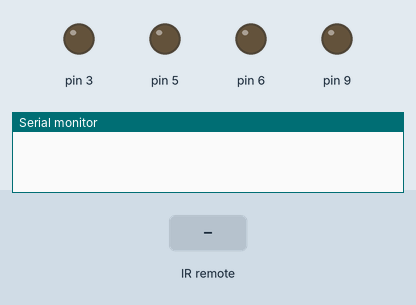
Recording of a sketch running on a simulated Arduino Uno, built with avr-gcc and run on an emulated ATmega328P. Shown: output pins drawn as LEDs (lit = HIGH), the last lines printed to the serial monitor. The test bench sets the inputs (shaded band).

Above: at 1.2 s.
1.3 s: infrared code 0xFFA857 received
At 2.1 s:
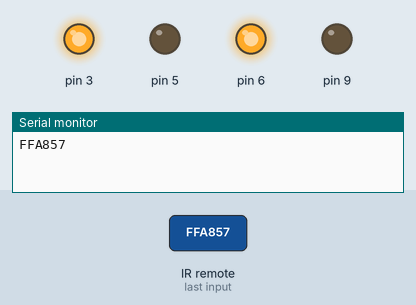
2.8 s: infrared code 0xFF22DD received
At 3.3 s:
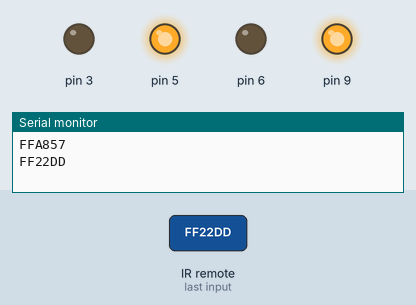
Timing chart, 0 to 5.8 s (numbered marks = the images above; inputs shaded):
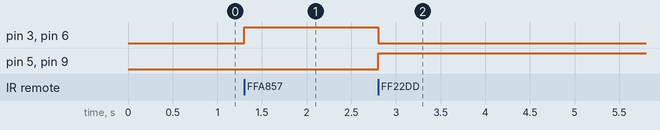

Measured:
- after the input at 1.3 s, pin 3, pin 6: LOW → HIGH at once
- after the input at 2.8 s, pin 3, pin 6: HIGH → LOW at once; pin 5, pin 9: LOW → HIGH at once

The sketch:

IRREmoteCar.ino
```cpp
#include <IRremote.h>
const int RemotePin = 7;
IRrecv IRrecv(RemotePin);
decode_results results;
int in1 = 3;
int in2 = 5;
int in3 = 6;
int in4 = 9;

void setup() {

  Serial.begin(9600);
  IRrecv.enableIRIn();
  pinModeFast(in1, OUTPUT);
  pinModeFast(in2, OUTPUT);
  pinModeFast(in3, OUTPUT);
  pinModeFast(in4, OUTPUT);
}

void loop() {

  if (IRrecv.decode(&results)) {

    if (results.value == 4294967295) {
      Forward();
    } else if (results.value == 0xFFA857) {
      Backward();
    } else if (results.value == 0xFF22DD) {
      Left();
    } else if (results.value == 0xFFC23D) {
      Right();
    } else if (results.value == 0xFF02FD) {
      Stop();
    }
    Serial.println(results.value, HEX);
    delay(200);
    IRrecv.resume();
  }
}

void Backward() {
  digitalWriteFast(in1, HIGH);
  digitalWriteFast(in2, LOW);
  digitalWriteFast(in3, HIGH);
  digitalWriteFast(in4, LOW);
}

void Forward() {
  digitalWriteFast(in1, LOW);
  digitalWriteFast(in2, HIGH);
  digitalWriteFast(in3, LOW);
  digitalWriteFast(in4, HIGH);
}

void Right() {
  digitalWriteFast(in1, LOW);
  digitalWriteFast(in2, HIGH);
  digitalWriteFast(in3, LOW);
  digitalWriteFast(in4, HIGH);
}

void Left() {
  digitalWriteFast(in1, LOW);
  digitalWriteFast(in2, HIGH);
  digitalWriteFast(in3, LOW);
  digitalWriteFast(in4, HIGH);
}

void Stop() {
  digitalWriteFast(in1, LOW);
  digitalWriteFast(in2, LOW);
  digitalWriteFast(in3, LOW);
  digitalWriteFast(in4, LOW);
}
```
